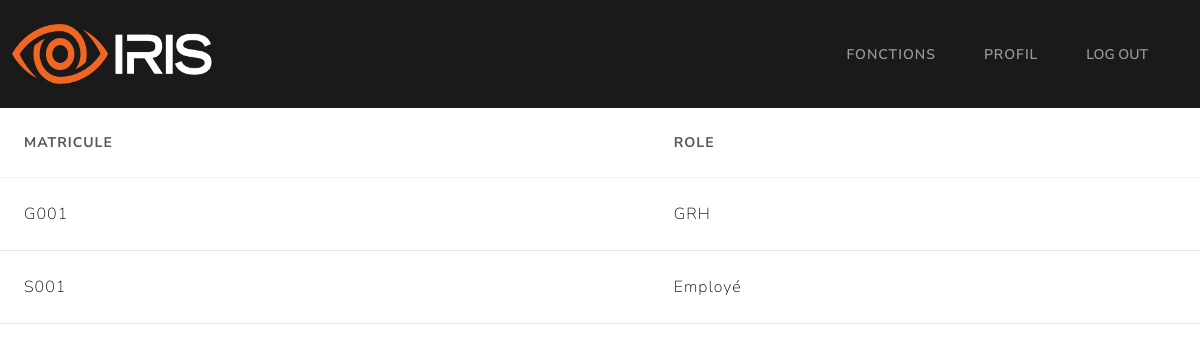
/admin/all_demandes, run on the app's committed database.
### Models/models.py (models this page shows, shortened)
class userLoginCredentials(db.Model):
    id = db.Column(db.Integer, primary_key=True)
    matricule = db.Column(db.String, unique=True, nullable=False)
    hashed_password = db.Column(db.String, unique=False, nullable=False)
    role = db.Column(db.String, unique=False, nullable=False)
    account_confirmed = db.Column(db.Boolean, unique=False, nullable=False)

### app.py (the view)
@app.route("/admin/all_demandes")
def get_all_demandes():
	return getAllPendingAccountDemandes()

### Controllers/adminController.py (called while the page is built)
def getAllPendingAccountDemandes():
    try:
        demandes = userLoginCredentials.query.filter_by(account_confirmed=False).all()
        return render_template("/admin/listeDemandes.html", comptes=demandes)
    except Exception as e:
        return render_template("/messagePage.html", title="Accounts List",
                               message=str(e),
                               link="/admin/home")

### templates/admin/listeDemandes.html (shortened to what this page needs)
{% extends '/admin/base.html' %}
{% block content %}
    <table class="table table-hover" style="width: 100%">
      <thead>
        <tr>
          <th scope="col">Matricule</th>
          <th scope="col">Role</th>
        </tr>
      </thead>
      <tbody>
        {% for compte in comptes %}
        <tr class="table-secondary" onclick="window.location='demande/{{ compte.id }}';" style="cursor: pointer;">
          <td>{{ compte.matricule }}</td>
          <td>{{ compte.role }}</td>
        </tr>
        {% endfor %}
      </tbody>
    </table>
    <br />
{% endblock %}

### data on the page
userLoginCredentials: matricule "G001", role "GRH"
userLoginCredentials: matricule "S001", role "Employé"
